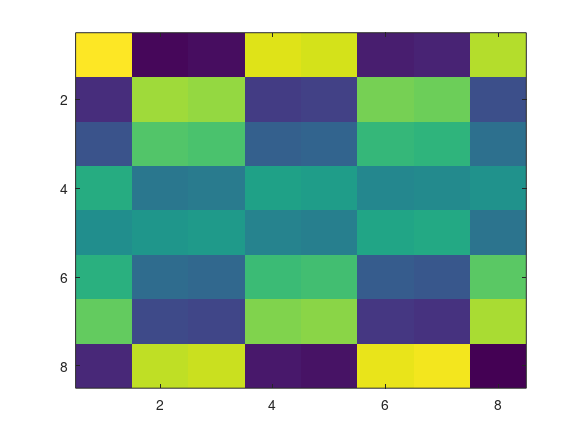

The MATLAB script that drew this image: (Note: this script raises an error after producing the figure.)
%=============================================================================
% Copyright (c) 2016-present Allan CORNET (Nelson)
%=============================================================================
% This file is part of Nelson.
%=============================================================================
% LICENCE_BLOCK_BEGIN
% SPDX-License-Identifier: LGPL-3.0-or-later
% LICENCE_BLOCK_END
%=============================================================================
% <--ADV-CLI MODE-->
%=============================================================================
close all
reset(groot());
%=============================================================================
f = figure('Visible', 'off');
ax = axes();
for k = 1:4
  set(f, 'CurrentAxes', ax);
  imagesc(k * magic(8));
  asserts.isequal(numel(ax.Children), 1);
end
close(f);
%=============================================================================
f = figure('Visible', 'off');
ax = axes();
[X, Y, Z] = peaks(16);
for k = 1:4
  set(f, 'CurrentAxes', ax);
  surf(X, Y, Z + k, 'EdgeColor', 'none');
  asserts.isequal(numel(ax.Children), 1);
end
close(f);
%=============================================================================
